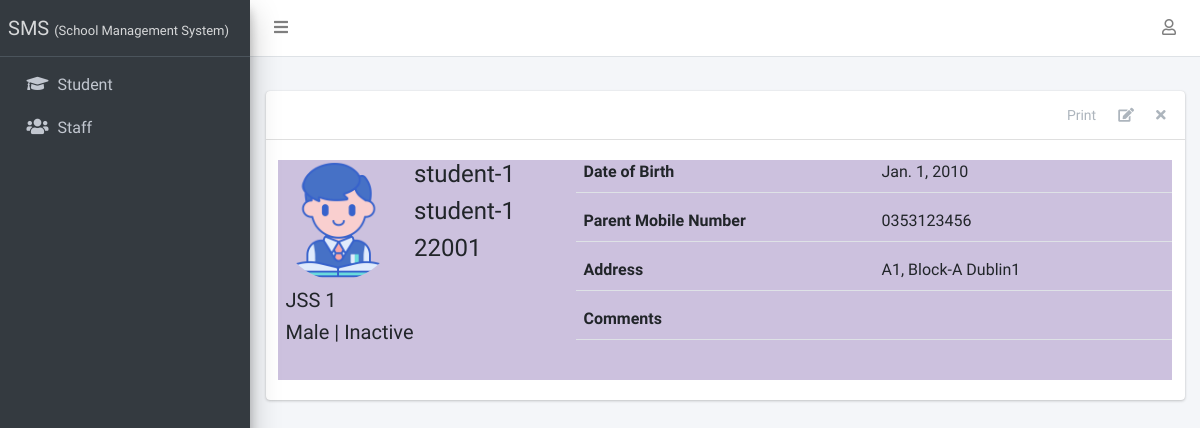
Before: /student/1/ (signed in) with the older database file.
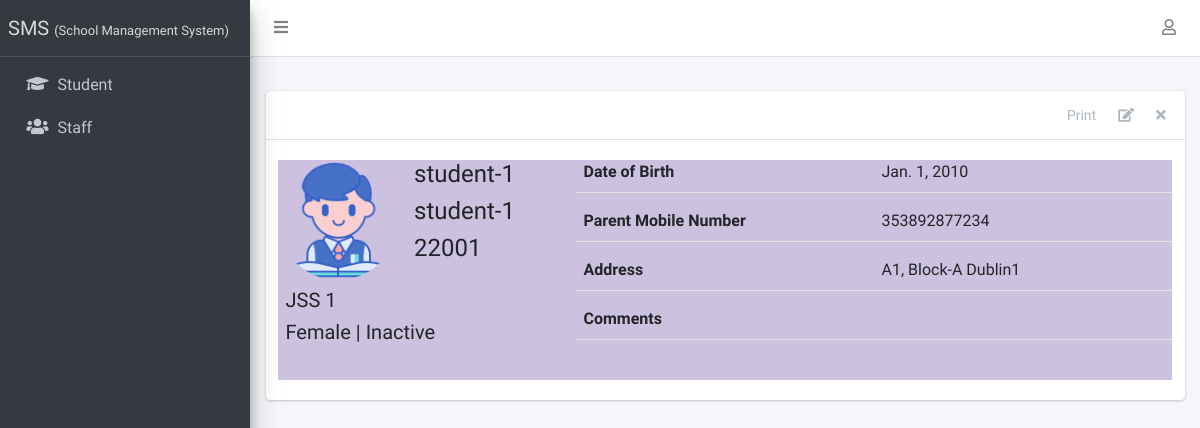
After: the same page with the newer database file.
### apps/students/models.py (models this page shows, shortened)
class Student(models.Model):
    STATUS_CHOICES = [("active", "Active"), ("inactive", "Inactive")]
    GENDER_CHOICES = [("male", "Male"), ("female", "Female")]
    current_status = models.CharField(
        max_length=10, choices=STATUS_CHOICES, default="active"
    )
    registration_number = models.CharField(max_length=200, unique=True)
    surname = models.CharField(max_length=200)
    firstname = models.CharField(max_length=200)
    other_name = models.CharField(max_length=200, blank=True)
    gender = models.CharField(max_length=10, choices=GENDER_CHOICES, default="male")
    date_of_birth = models.DateField(default=timezone.now)
    current_class = models.ForeignKey(
        StudentClass, on_delete=models.SET_NULL, blank=True, null=True
    )
    date_of_admission = models.DateField(default=timezone.now)
    mobile_num_regex = RegexValidator(
        regex="^[0-9]{10,15}$", message="Entered mobile number isn't in a right format!"
    )
    parent_mobile_number = models.CharField(
        validators=[mobile_num_regex], max_length=13, blank=True
    )
    address = models.TextField(blank=True)
    others = models.TextField(blank=True)
    passport = models.ImageField(blank=True, upload_to="students/passports/")
    class Meta:
        ordering = ["surname", "firstname", "other_name"]

### apps/corecode/models.py (models this page shows)
class StudentClass(models.Model):
    name = models.CharField(max_length=200, unique=True)
    class Meta:
        verbose_name = "Class"
        verbose_name_plural = "Classes"
        ordering = ["name"]
    def __str__(self):
        return self.name

### apps/students/views.py (the view)
# urls.py: path("<int:pk>/", StudentDetailView.as_view(), name="student-detail"),
class StudentDetailView(LoginRequiredMixin, DetailView):
    model = Student
    template_name = "students/student_detail.html"
    def get_context_data(self, **kwargs):
        context = super(StudentDetailView, self).get_context_data(**kwargs)
        context["payments"] = Invoice.objects.filter(student=self.object)
        return context

### apps/corecode/context_processors.py (called while the page is built)
def site_defaults(request):
    current_session = AcademicSession.objects.get(current=True)
    current_term = AcademicTerm.objects.get(current=True)
    vals = SiteConfig.objects.all()
    contexts = {
        "current_session": current_session.name,
        "current_term": current_term.name,
    }
    for val in vals:
        contexts[val.key] = val.value
    return contexts

### apps/students/templates/students/student_detail.html (shortened to what this page needs)
{% extends 'base.html' %}
{% load static %}
{% block content-header %}
<div class="card-header">
  <div class="card-tools">
    <a href="#" class="btn btn-tool">Print</a>
    <a href="{% url 'student-update' object.id %}" class="btn btn-tool">
      <i class="fas fa-edit"></i>
    </a>
    <a href="{% url 'student-delete' object.id %}" class="btn btn-tool">
      <i class="fas fa-times"></i>
    </a>
  </div>
</div>
{% endblock content-header %}
{% block content %}
    <div class="row mb-4">
      <div class="col-sm-4">
        <div class="row mb-2">
          {% if object.passport %}
            <img
              src="{{ object.passport.url }}"
              class="float-left rounded-circle mr-3" style="width: 120px; height: 120px;">
          {% else %}
            <img
              src="{% static 'dist/img/avatar.png' %}"
              class="float-left rounded-circle mr-3" style="width: 120px; height: 120px;">
          {% endif %}
          <div class="float-right">
            <h4>{{ object.surname }} </h4>
            <h4>{{ object.firstname }} </h4>
            <h4>{{ object.registration_number }} </h4>
          </div>
        </div>
        <h5>{{ object.current_class }} </h5>
        <h5>{{ object.get_gender_display }} | {{ object.get_current_status_display }}</h5>
      </div>
      <div class="col-sm-8">
        <div>
          <div class="form-group border-bottom row">
            <label class="col">
              Date of Birth
            </label>
            <div class="col">
              {{ object.date_of_birth }}
            </div>
          </div>
          <div class="form-group border-bottom row">
            <label class="col">
              Parent Mobile Number
            </label>
            <div class="col">
              {{ object.parent_mobile_number}}
            </div>
          </div>
          <div class="form-group border-bottom row">
            <label class="col">
              Address
            </label>
            <div class="col">
              {{ object.address }}
            </div>
          </div>
          <div class="form-group border-bottom row">
            <label class="col">
              Comments
            </label>
            <div class="col">
            </div>
          </div>
        </div>
      </div>
    </div>
{% endblock content %}

Changed rows visible on the page:
changed Student "student-1": gender "Male" → "Female"; parent_mobile_number "0353123456" → "353892877234"
